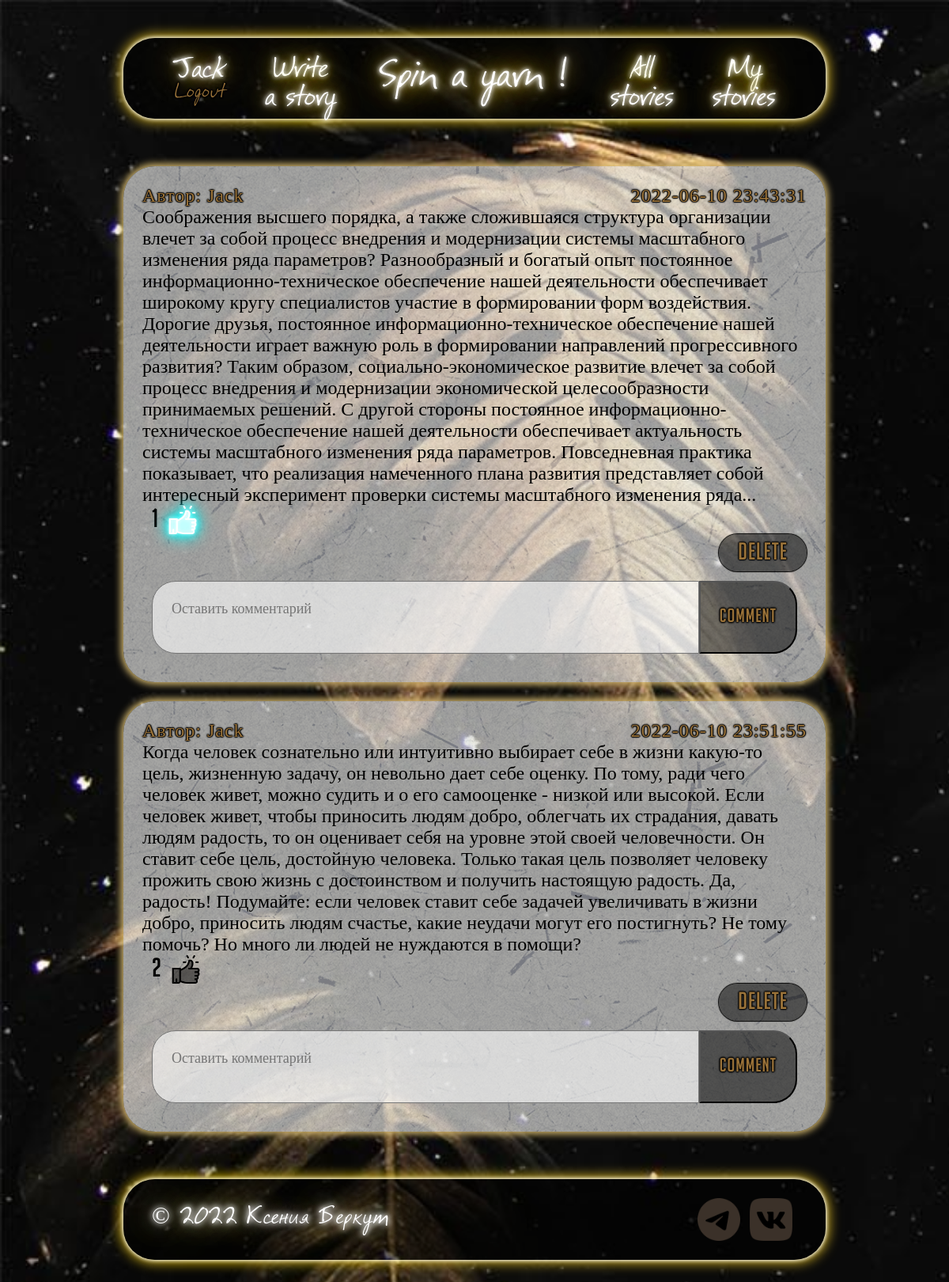
The app's page /posts/Jack (signed in) with its own data.
### website/models.py (models this page shows)
class User(db.Model, UserMixin):
    id = db.Column(db.Integer, primary_key=True)
    email = db.Column(db.String(150), unique=True)
    username = db.Column(db.String(150), unique=True)
    password = db.Column(db.String(150))
    date_created = db.Column(db.DateTime(timezone=True), default=func.now())
    posts = db.relationship('Post', backref='user', passive_deletes=True)
    comments = db.relationship('Comment', backref='user', passive_deletes=True)
    likes = db.relationship('Like', backref='user', passive_deletes=True)

class Post(db.Model):
    id = db.Column(db.Integer, primary_key=True)
    text = db.Column(db.Text, nullable=False)
    date_created = db.Column(db.DateTime(timezone=True), default=func.now())
    author = db.Column(db.Integer, db.ForeignKey('user.id', ondelete="CASCADE"), nullable=False)
    rubric = db.Column(db.String, nullable=False)
    comments = db.relationship('Comment', backref='post', passive_deletes=True)
    likes = db.relationship('Like', backref='post', passive_deletes=True)

### website/views.py (the view)
@views.route("/posts/<username>")
@login_required
def posts(username):
    user = User.query.filter_by(username=username).first()
    if not user:
        flash('Нет пользователя с таким именем')
        return redirect(url_for('views.home'))
    posts = user.posts
    return render_template("user_posts.html", user=current_user, posts=posts, username=username)

### website/__init__.py (called while the page is built)
def create_app():
    app = Flask(__name__)
    app.config['SECRET_KEY'] = "helloworld"
    app.config['SQLALCHEMY_DATABASE_URI'] = f'sqlite:///{DB_NAME}'
    db.init_app(app)
    from .views import views
    from .auth import auth
    app.register_blueprint(views, url_prefix="/")
    app.register_blueprint(auth, url_prefix="/")
    from .models import User, Post, Comment, Like
    create_database(app)
    login_manager = LoginManager()
    login_manager.login_view = "auth.login"
    login_manager.init_app(app)
    @login_manager.user_loader
    def load_user(id):
        return User.query.get(int(id))
    return app

### website/templates/user_posts.html (shortened to what this page needs)
{% extends "base.html" %}
{% block content %}
{%for post in posts %}
<div class="post">
    <div class="string">
        <p>Автор: {{ post.user.username }} </p>
        <p> {{ post.date_created }} </p>
    </div>
    {{ post.text }}
    <div class="likes">
        <p id="likes-count-{{post.id}}">{{ post.likes|length }}</p>
        {% if user.id in post.likes|map(attribute="author")|list %}
        <img src="{{url_for('static', filename='css/assets/like.png')}}" class="liked" id="like-button-{{post.id}}" onclick="like( {{post.id}} )">
        {% else %}
        <img src="{{url_for('static', filename='css/assets/like.png')}}" class="unliked" id="like-button-{{post.id}}" onclick="like( {{post.id}} )">
        {% endif %}
    </div>
    {% if user.id == post.author %}
    <a href="/delete_post/{{post.id}}" class="delete_href">Delete</a>
    {% endif %}
    <form method="POST" action="/create_comment/{{post.id}}" class="comment_form">
        <textarea type="text" id="text" name="text" placeholder="Оставить комментарий"></textarea>
        <button type="submit" class="btn3">Comment</button>
    </form>
</div>
{% endfor %}
{% endblock %}

### website/templates/base.html (shortened to what this page needs)
<!DOCTYPE html>
<html lang="en">
<head>
	<link rel="stylesheet" href="{{url_for('static', filename='css/style.css')}}">
</head>
<body>
    <div class="wall">
        <div class="header">
            <div class="header_panel">
                {% if user.is_authenticated %}
                <div class="doubles_tring">
                    <h4>{{ user.username }}</h4>
                    <a href="/logout"><p>Logout</p></a>
                </div>
                {% endif %}
                <a href="/create_post"><div class="doubles_tring">
                    <h3>Write</h3>
                    <h3>a story</h3>
                </div></a>
            </div>
            <div class="header_panel">
                {% if user.is_authenticated %}
                <a href="/home"><h2>Spin a yarn !</h2></a>
                {% else %}
                <a href="/home"><h1>Spin a yarn !</h1></a>
                {% endif %}
            </div>
            <div class="header_panel">
                <a href="/stories"><div class="doubles_tring">
                    <h3>All</h3>
                    <h3>stories</h3>
                </div></a>
                {% if user.is_authenticated %}
                <a href="/posts/{{ user.username }}"><div class="doubles_tring">
                    <h3>My</h3>
                    <h3>stories</h3>
                </div></a>
                {% endif %}
            </div>
        </div>
        <div class="content">
            {% block content %}{% endblock %}
        </div>
    </div>
    <div class="footer">
        <p>© 2022 Ксения Беркут</p>
        <a href="tg://resolve?domain=berkut_ksu"><img src="{{url_for('static', filename='css/assets/tgD.png')}}"></a>
        <a href="https://vk.com/golden_eagle39" target="_blank"><img src="{{url_for('static', filename='css/assets/vkD.png')}}"></a>
    </div>
</body>
</html>

### website/static/css/style.css (style rules this page uses)
* { margin: 0; padding: 0; }
a:-webkit-any-link { text-decoration: none; }
a:any-link { text-decoration: none; }
body { will-change: transform; background: url(assets/bg.jpg) no-repeat; background-size: cover; background-attachment: fixed; }
.wall { margin: 4vw 13vw; }
.header { height: 4.5vw; padding: 2vw 3vw; display: flex; background-color: rgba(0, 0, 0, 0.6); justify-content: space-around; box-shadow: 0 0 5px 1px #fff, 0 0 15px 4px #d1af22; border-radius: 40px; width: fill-available; width: -webkit-fill-available; width: -moz-available; }
.header_panel { display: flex; flex-grow: 0.3; justify-content: inherit; align-items: center; text-align: center; }
.doubles_tring { display: flex; flex-direction: column; text-align: center; justify-content: center; align-items: center; padding: 1vw; }
.header h2, h3, h4 { font: normal 4vw 'festus'; margin: auto 0vw; color: #fff; outline: none; text-decoration: none; text-shadow: 0 0 5px #fff, 0 0 10px #fff, 0 0 22px #d1af22, 0 0 42px #d1af22, 0 0 65px #d1af22; }
.header h3, h4 { font: normal 3vw 'festus'; margin: auto 0vw; height: 3vw; }
.header p { font: normal 2vw 'festus'; }
.content { height: fit-content; margin: 5vw 0vw; }
.entrance h1, p { color: #997239; letter-spacing: 1px; text-shadow: 1px 0 1.5px #000, 0 1px 1.5px #000, -1px 0 1.5px #000, 0 -1px 1.5px #000, 0 0 2px #000; }
.reg_form h1, h2 { color: #997239; margin: 0.75vw 0vw; letter-spacing: 1px; text-shadow: 1px 0 2px #000, 0 1px 2px #000, -1px 0 2px #000, 0 -1px 2px #000, 0 0 3px #000; }
.post { background: url(assets/bg_w.png) no-repeat; background-size: cover; width: -webkit-fill-available; height: fit-content; box-shadow: 0 0 10px 3px #d7bb71; border-radius: 40px; margin: 2vw 0vw; padding: 2vw; font: normal 2vw 'Ropa sans pro'; display: flex; flex-direction: column; }
.string { display: flex; justify-content: space-between; }
.likes { display: flex; align-items: center; }
.likes p { font: normal 2.75vw 'BigNoodleTitlingCyr'; color: #000; text-shadow: none; margin: 0vw 1vw; }
.likes img { width: 3vw; }
.liked { filter: invert(1) drop-shadow(0 0 2px #fff) drop-shadow(0 0 5px #00Ffff) drop-shadow(0 0 10px #00Ffff); }
.delete_href, .delete_href2 { font: normal 2.5vw 'BigNoodleTitlingCyr'; background-color: rgba(0, 0, 0, 0.5); box-shadow: 0 0 1px 1px #000; border-radius: 30px; align-self: flex-end; padding: 0.75vw 2vw; color: #997239; letter-spacing: 1px; text-shadow: 1px 0 1.5px #000, 0 1px 1.5px #000, -1px 0 1.5px #000, 0 -1px 1.5px #000, 0 0 2px #000; }
.comment_form { display: flex; margin: 1vw; }
.comment_form textarea { width: -webkit-fill-available; height: -webkit-fill-available; background-color: rgba(255, 255, 255, 0.6); border-radius: 30px 0px 0px 30px; resize: none; padding: 2vw; font: normal 1.5vw 'Ropa sans pro'; }
.btn3 { background-color: rgba(0, 0, 0, 0.5); border-radius: 0px 30px 30px 0px; text-align: center; font: normal 2vw 'BigNoodleTitlingCyr'; padding: 0.5vw 2vw; color: #997239; letter-spacing: 1px; text-shadow: 1px 0 2px #000, 0 1px 2px #000, -1px 0 2px #000, 0 -1px 2px #000, 0 0 3px #000; }
.footer { height: 4.5vw; margin: 4vw 13vw; background-color: rgba(0, 0, 0, 0.6); box-shadow: 0 0 5px 1px #fff, 0 0 15px 4px #d1af22; border-radius: 40px; display: flex; justify-content: space-between; padding: 2vw 3vw; }
.footer img { height: fill-available; height: -webkit-fill-available; height: -moz-available; margin: 0vw 0.5vw; }
.footer p { font: normal 2.5vw 'festus'; color: #fff; text-shadow: 0 0 7px #fff, 0 0 10px #fff, 0 0 21px #fff, 0 0 42px #d1af22, 0 0 82px #d1af22, 0 0 92px #d1af22, 0 0 102px #d1af22, 0 0 151px #d1af22; flex-grow: 1; margin: auto 0vw; }

### records on screen
User: username "Jack"
Post: user.username "Jack", date_created "2022-06-10 23:43:31", text "Соображения высшего порядка, а также сложившаяся структура организации влечет за собой процесс внедрения и модернизации системы масштабного изменения ряда параметров? Разнообразный и богатый опыт постоянное информационно-техническое обеспечение нашей деятельности обеспечивает широкому кругу специалистов участие в формировании форм воздействия. Дорогие друзья, постоянное информационно-техническое обеспечение нашей деятельности играет важную роль в формировании направлений прогрессивного развития? Таким образом, социально-экономическое развитие влечет за собой процесс внедрения и модернизации экономической целесообразности принимаемых решений. С другой стороны постоянное…", likes|length "1"
Post: user.username "Jack", date_created "2022-06-10 23:51:55", text "Когда человек сознательно или интуитивно выбирает себе в жизни какую-то цель, жизненную задачу, он невольно дает себе оценку. По тому, ради чего человек живет, можно судить и о его самооценке - низкой или высокой. Если человек живет, чтобы приносить людям добро, облегчать их страдания, давать людям радость, то он оценивает себя на уровне этой своей человечности. Он ставит себе цель, достойную человека. Только такая цель позволяет человеку прожить свою жизнь с достоинством и получить настоящую радость. Да, радость! Подумайте: если человек ставит себе задачей увеличивать в жизни добро, приносить людям счастье, какие неудачи могут его постигнуть? Не тому помочь? Но много ли людей не нуждаются…", likes|length "2"
